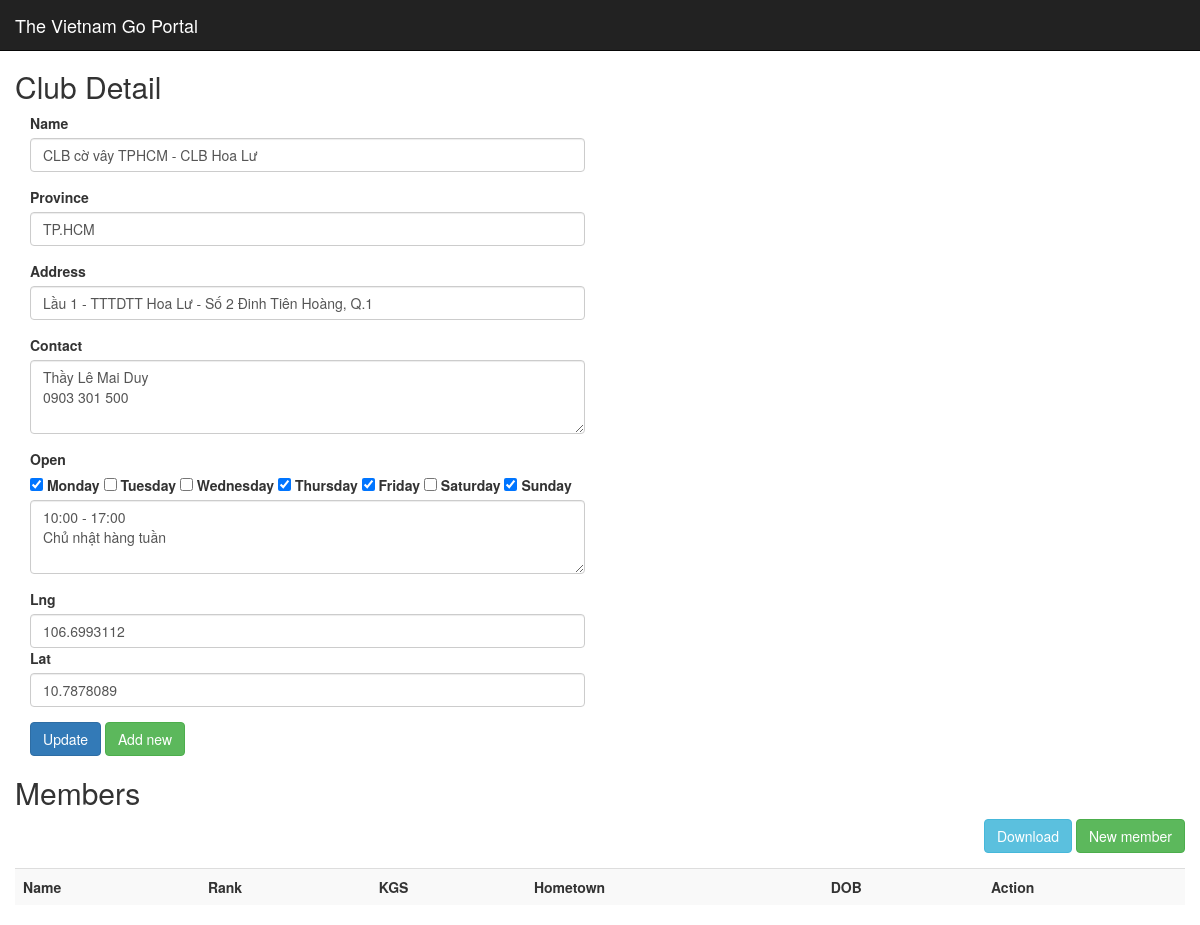
Page /club/3 on the committed database.
### app/models/club.py (models this page shows, shortened)
class Club(db.Model):
    id = db.Column(db.Integer, primary_key = True, autoincrement = True)
    name = db.Column(db.String(100), unique = True, nullable = False)
    province = db.Column(db.String(50), unique = False, nullable = False)
    address = db.Column(db.String(500), unique = False, nullable = False)
    contact = db.Column(db.String(120), unique = False, nullable = False)
    lng = db.Column(db.Float, unique = False, nullable = False)
    lat = db.Column(db.Float, unique = False, nullable = False)
    openDescription = db.Column(db.String(500))
    openDay = db.Column(db.String(10))
    members = db.relationship('Player', lazy = 'select') #, backref=db.backref('members', lazy='joined'))
    def __init__(self):
        self.lng = 105.6207275390417
        self.lat = 21.281789604927425
    def getById(id):
        return Club.query.filter_by(id = id).first()

### app/routes.py (the view)
@app.route("/club", methods = ["GET"])
@app.route("/club/<id>", methods = ["GET"])
def getClub(id = None):
    club = Club()
    if id is not None:
        club = Club.getById(id)
    return render_template('club.html', club = club)

### app/templates/club.html (shortened to what this page needs)
{% extends '_master.html' %}
{% block styles %}
{{super()}}
<link href="https://api.mapbox.com/mapbox-gl-js/v1.12.0/mapbox-gl.css" rel="stylesheet" />
{% endblock %}
{% block content %}
{{super()}}
<div class="container" style="margin-top: 50px;">
    <div class="row">
        <h2> Club Detail </h2>
    </div>
    <div class="row">
        <div class="col-sm-6">
            <div class="form-group">
                <label for="clubName">Name</label>
                <input type="text" class="form-control" value="{{club.name}}" id="clubName" />
            </div>
            <div class="form-group">
                <label for="clubProvince">Province</label>
                <input type="text" class="form-control" value="{{club.province}}" id="clubProvince" />
            </div>
            <div class="form-group">
                <label for="clubAddress">Address</label>
                <input type="text" class="form-control" value="{{club.address}}" id="clubAddress" />
            </div>
            <div class="form-group">
                <label for="clubContact">Contact</label>
                <textarea class="form-control" rows="3" id="clubContact">{{club.contact}}</textarea>
            </div>
            <div class="form-group">
                <label for="clubOpenDescription">Open</label>
                <div class="form-inline">
                    <input type="checkbox" id="isOpenMonday" class="openWeekDay" {% if club.openDay[1] == '1' %} checked {% endif %} >
                    <label for="isOpenMonday"> Monday </label>
                    <input type="checkbox" id="isOpenTuesday" class="openWeekDay" {% if club.openDay[2] == '1' %} checked {% endif %}>
                    <label for="isOpenTuesday"> Tuesday </label>
                    <input type="checkbox" id="isOpenWednesday" class="openWeekDay" {% if club.openDay[3] == '1' %} checked {% endif %}>
                    <label for="isOpenWednesday"> Wednesday </label>
                    <input type="checkbox" id="isOpenThursday" class="openWeekDay" {% if club.openDay[4] == '1' %} checked {% endif %}>
                    <label for="isOpenThursday"> Thursday </label>
                    <input type="checkbox" id="isOpenFriday" class="openWeekDay" {% if club.openDay[5] == '1' %} checked {% endif %}>
                    <label for="isOpenFriday"> Friday </label>
                    <input type="checkbox" id="isOpenSaturday" class="openWeekDay" {% if club.openDay[6] == '1' %} checked {% endif %}>
                    <label for="isOpenSaturday"> Saturday </label>
                    <input type="checkbox" id="isOpenSunday" class="openWeekDay" {% if club.openDay[7] == '1' %} checked {% endif %}>
                    <label for="isOpenSunday"> Sunday </label>
                </div>
                <textarea class="form-control" rows="3" id="clubOpenDescription">{{club.openDescription}}</textarea>
            </div>
            <div class="form-group">
                <label for="clubLat">Lng</label>
                <input type="number" class="form-control" value="{{club.lng}}" id="clubLng" />
                <label for="clubLat">Lat</label>
                <input type="number" class="form-control" value="{{club.lat}}" id="clubLat" />
            </div>
            <div>
                <button class="btn btn-primary" onclick="updateClub('{{club.id}}')">Update</button>
                <button class="btn btn-success" onclick="addClub()">Add new</button>
            </div>
        </div>
        <div class="col-sm-6">
            <div id="map" style="width: 100%; height: 500px;"></div>
        </div>
    </div>
    <div class="row">
        <h2> Members </h2>
        <div style="margin-bottom: 15px; float: right;">
            <a href="/club/{{club.id}}/download" class="btn btn-info" role="button">
                Download
            </a>
            <a href="/player" class="btn btn-success" role="button">
                New member
            </a>
        </div>
        <div>
            <table class="table table-striped">
                <tr>
                    <th>Name</th>
                    <th>Rank</th>
                    <th>KGS</th>
                    <th>Hometown</th>
                    <th>DOB</th>
                    <th>Action</th>
                </tr>
            </table>
        </div>
    </div>
</div>
{% endblock %}

### rows in the picture
Club: name "CLB cờ vây TPHCM - CLB Hoa Lư", province "TP.HCM", address "Lầu 1 - TTTDTT Hoa Lư - Số 2 Đinh Tiên Hoàng, Q.1", contact "Thầy Lê Mai Duy 0903 301 500", openDay "☑", openDescription "10:00 - 17:00 Chủ nhật hàng tuần", lng "106.6993112", lat "10.7878089"
